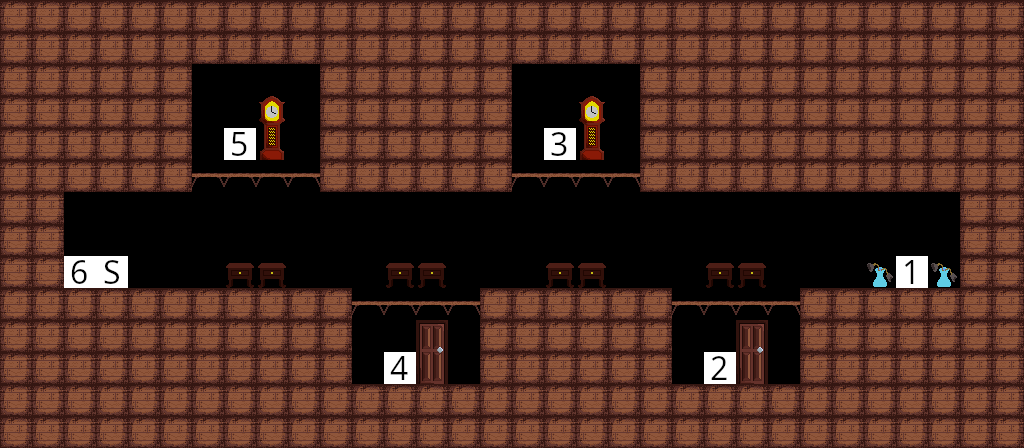

This game map was drawn from its Tiled (.tmx) file and the tilesets committed beside it. A one-line description and the full map source follow:
An orthogonal 32x14 tile map with 32x32 px tiles, 1 tile layer (Tile Layer 1).

<map version="1.10" tiledversion="1.10.2" orientation="orthogonal" renderorder="right-down" width="32" height="14" tilewidth="32" tileheight="32" infinite="0" nextlayerid="2" nextobjectid="1">
 <editorsettings>
  <export target="../assets/levels/LevelLabrynth.csv" format="csv" />
 </editorsettings>
 <tileset firstgid="1" source="tiles.tsx" />
 <layer id="1" name="Tile Layer 1" width="32" height="14">
  <data encoding="csv">
2,2,2,2,2,2,2,2,2,2,2,2,2,2,2,2,2,2,2,2,2,2,2,2,2,2,2,2,2,2,2,2,
2,2,2,2,2,2,2,2,2,2,2,2,2,2,2,2,2,2,2,2,2,2,2,2,2,2,2,2,2,2,2,2,
2,2,2,2,2,2,0,0,0,0,2,2,2,2,2,2,0,0,0,0,2,2,2,2,2,2,2,2,2,2,2,2,
2,2,2,2,2,2,0,0,0,0,2,2,2,2,2,2,0,0,0,0,2,2,2,2,2,2,2,2,2,2,2,2,
2,2,2,2,2,2,0,105,25,0,2,2,2,2,2,2,0,103,25,0,2,2,2,2,2,2,2,2,2,2,2,2,
2,2,2,2,2,2,3,3,3,3,2,2,2,2,2,2,3,3,3,3,2,2,2,2,2,2,2,2,2,2,2,2,
2,2,0,0,0,0,0,0,0,0,0,0,0,0,0,0,0,0,0,0,0,0,0,0,0,0,0,0,0,0,2,2,
2,2,0,0,0,0,0,0,0,0,0,0,0,0,0,0,0,0,0,0,0,0,0,0,0,0,0,0,0,0,2,2,
2,2,106,6,0,0,0,21,21,0,0,0,21,21,0,0,0,21,21,0,0,0,21,21,0,0,0,22,101,22,2,2,
2,2,2,2,2,2,2,2,2,2,2,3,3,3,3,2,2,2,2,2,2,3,3,3,3,2,2,2,2,2,2,2,
2,2,2,2,2,2,2,2,2,2,2,0,0,0,0,2,2,2,2,2,2,0,0,0,0,2,2,2,2,2,2,2,
2,2,2,2,2,2,2,2,2,2,2,0,104,24,0,2,2,2,2,2,2,0,102,24,0,2,2,2,2,2,2,2,
2,2,2,2,2,2,2,2,2,2,2,2,2,2,2,2,2,2,2,2,2,2,2,2,2,2,2,2,2,2,2,2,
2,2,2,2,2,2,2,2,2,2,2,2,2,2,2,2,2,2,2,2,2,2,2,2,2,2,2,2,2,2,2,2
</data>
 </layer>
</map>
